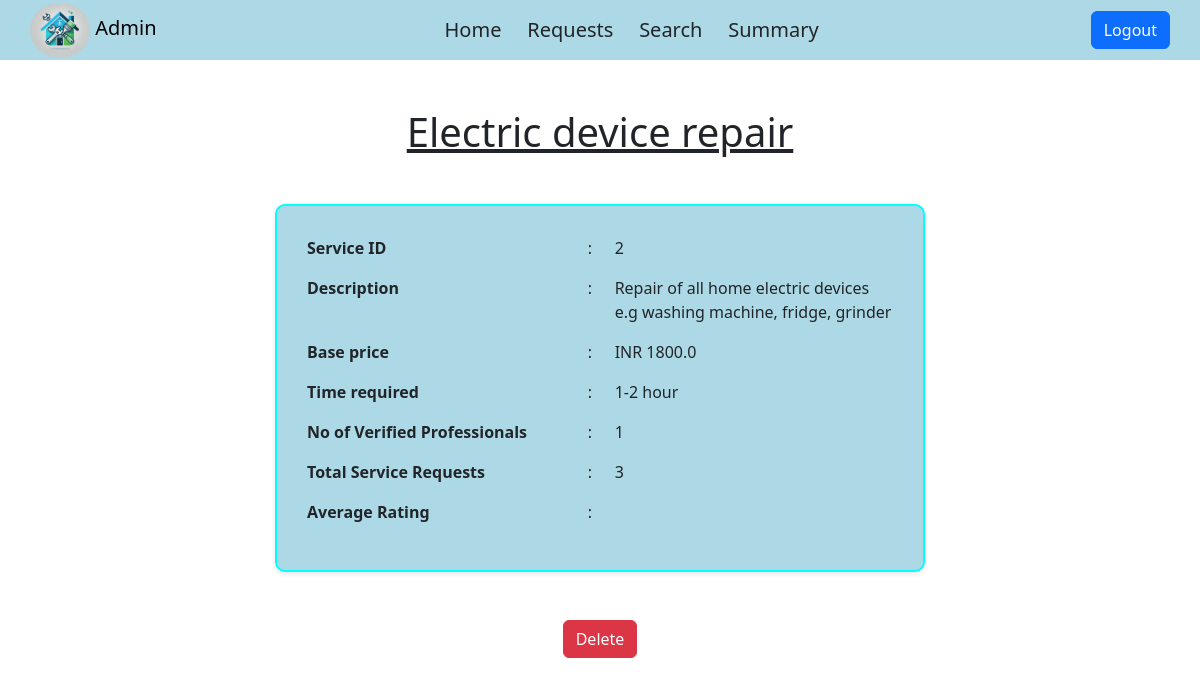
Page /service/2/view (signed in) on the committed database.
### models.py (models this page shows)
class Service(db.Model):
    service_id = db.Column(db.Integer, primary_key=True)
    name = db.Column(db.String(100), nullable=False,unique=True)
    description = db.Column(db.Text, nullable=True)
    base_price = db.Column(db.Float, nullable=False)
    time_required = db.Column(db.String(50), nullable=True)
    service_requests = db.relationship('ServiceRequest', backref='service',lazy=True)
    professionals = db.relationship('Professional', backref='service', lazy=True)

### routes.py (the view)
@app.route("/service/<int:service_id>/view")
@auth_required
def view_service(service_id):
    service=Service.query.get(service_id)
    return render_template("service.html",service=service)

### routes.py (called while the page is built)
def auth_required(func):
    @wraps(func)
    def inner(*args,**kwargs):
        if 'user_id' not in session:
            flash("You need to login first")
            return redirect(url_for('login'))
        return func(*args,**kwargs)
    return inner

### templates/service.html (shortened to what this page needs)
{% extends "admin_layout.html" %}
{% block content %}
<h1 class="text-center text-decoration-underline mt-5 mb-5">{{service.name}}</h1>
<div class="container">
    <p><strong>Service ID</strong> <span class="colon">:</span> <span class="value">{{service.service_id}}</span></p>
    <p><strong>Description</strong> <span class="colon">:</span> <span class="value">{{service.description}}</span></p>
    <p><strong>Base price</strong> <span class="colon">:</span> <span class="value">INR {{service.base_price}}</span></p>
    <p><strong>Time required</strong> <span class="colon">:</span> <span class="value">{{service.time_required}}</span></p>
    <p><strong>No of Verified Professionals</strong> <span class="colon">:</span>
        <span class="value">{{ service.professionals | selectattr('verified', 'equalto', True) | list | length }}</span>
    </p>
    <p><strong>Total Service Requests</strong> <span class="colon">:</span>
        <span class="value">{{ service.service_requests | length }}</span>
    </p>
    <p><strong>Average Rating</strong> <span class="colon">:</span> <span class="value"></span></p>
</div>
<form method="POST" class="text-center mt-5" action="{{ url_for('delete_service', service_id=service.service_id) }}">
    <button type="submit" class="btn btn-danger" onclick="return confirm('Are you sure you want to delete this service?')">Delete</button>
</form>
{% endblock %}

### rows in the picture
Service: name "Electric device repair", service_id "2", description "Repair of all home electric devices e.g washing machine, fridge, grinder", base_price "1800.0", time_required "1-2 hour"

### other values in the picture
{{ service.service_requests | length }} "3"
